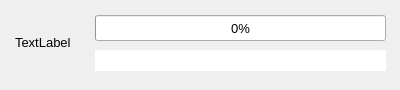
<?xml version="1.0" encoding="UTF-8"?>
<ui version="4.0">
 <class>DownloadPopup</class>
 <widget class="QWidget" name="DownloadPopup">
  <property name="geometry">
   <rect>
    <x>0</x>
    <y>0</y>
    <width>400</width>
    <height>90</height>
   </rect>
  </property>
  <property name="sizePolicy">
   <sizepolicy hsizetype="Preferred" vsizetype="Preferred">
    <horstretch>0</horstretch>
    <verstretch>0</verstretch>
   </sizepolicy>
  </property>
  <property name="minimumSize">
   <size>
    <width>0</width>
    <height>0</height>
   </size>
  </property>
  <property name="maximumSize">
   <size>
    <width>16777215</width>
    <height>16777215</height>
   </size>
  </property>
  <property name="sizeIncrement">
   <size>
    <width>10</width>
    <height>10</height>
   </size>
  </property>
  <property name="baseSize">
   <size>
    <width>10</width>
    <height>10</height>
   </size>
  </property>
  <property name="font">
   <font>
    <family>Arial</family>
    <pointsize>10</pointsize>
   </font>
  </property>
  <property name="windowTitle">
   <string>Device Setup</string>
  </property>
  <widget class="QProgressBar" name="progressBar">
   <property name="geometry">
    <rect>
     <x>95</x>
     <y>15</y>
     <width>291</width>
     <height>26</height>
    </rect>
   </property>
   <property name="maximum">
    <number>100</number>
   </property>
   <property name="value">
    <number>0</number>
   </property>
   <property name="alignment">
    <set>Qt::AlignmentFlag::AlignCenter</set>
   </property>
   <property name="textVisible">
    <bool>true</bool>
   </property>
   <property name="orientation">
    <enum>Qt::Orientation::Horizontal</enum>
   </property>
   <property name="invertedAppearance">
    <bool>false</bool>
   </property>
   <property name="textDirection">
    <enum>QProgressBar::Direction::TopToBottom</enum>
   </property>
  </widget>
  <widget class="QLabel" name="icon">
   <property name="geometry">
    <rect>
     <x>15</x>
     <y>10</y>
     <width>64</width>
     <height>64</height>
    </rect>
   </property>
   <property name="text">
    <string>TextLabel</string>
   </property>
  </widget>
  <widget class="QLineEdit" name="statusText">
   <property name="geometry">
    <rect>
     <x>95</x>
     <y>50</y>
     <width>291</width>
     <height>21</height>
    </rect>
   </property>
   <property name="frame">
    <bool>false</bool>
   </property>
  </widget>
 </widget>
 <resources/>
 <connections/>
 <designerdata>
  <property name="gridDeltaX">
   <number>5</number>
  </property>
  <property name="gridDeltaY">
   <number>5</number>
  </property>
  <property name="gridSnapX">
   <bool>true</bool>
  </property>
  <property name="gridSnapY">
   <bool>true</bool>
  </property>
  <property name="gridVisible">
   <bool>true</bool>
  </property>
 </designerdata>
</ui>
